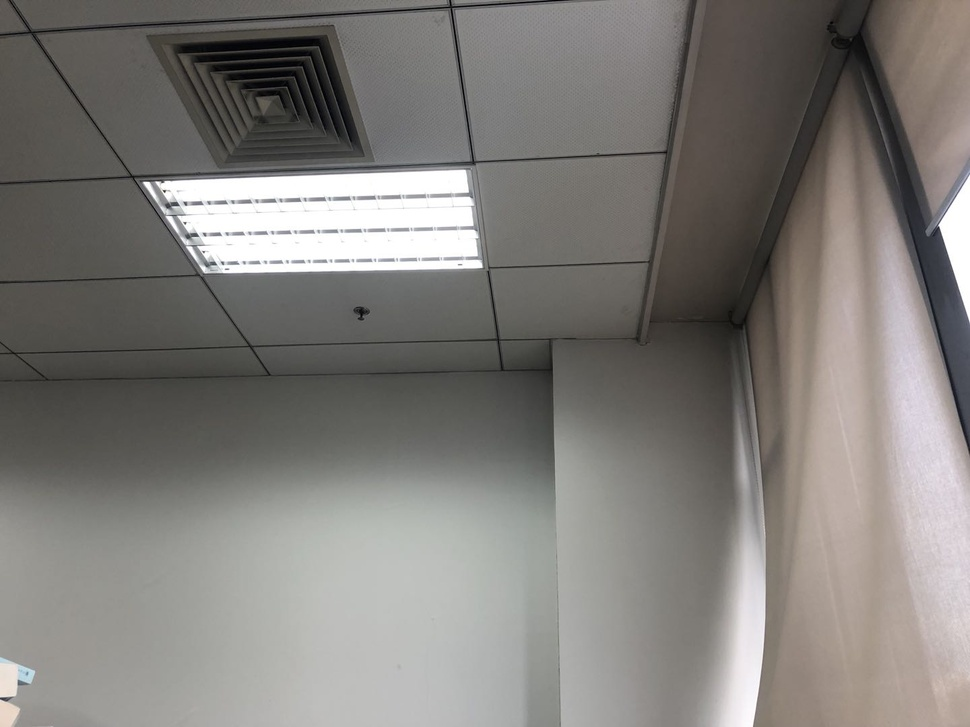
#> input picture input/indoor.jpeg, 970 x 727 px, shrunk from 1440 x 1080 before the run
$ python fld.py
#> lines starting #> are read from the running program, lines starting #| are printed output that depends on the picture; after the words box and inside, x2 and y2 are one past the last pixel; in counts of white or black regions, pixels touching at a corner belong together
# coding=utf-8
import cv2
import numpy as np

img0 = cv2.imread("./input/indoor.jpeg")
#> img0 is the input picture: shape (727, 970, 3); mean B, G, R 121.8, 125.4, 128.3
img = cv2.cvtColor(img0,cv2.COLOR_BGR2GRAY)

fld = cv2.ximgproc.createFastLineDetector()
dlines = fld.detect(img)
#> dlines = 487 rows, first 6: [13.1, 0, 32.48, 28.36], [34.01, 28.2, 59.99, 26.76], [453.1, 6.03, 450.5, 18.89], [453.2, 32.98, 451.8, 20.02], [682.6, 11.37, 689.4, 0.231], [696.9, 0.144, 639.7, 342.1]

for dline in dlines:
    x0 = int(round(dline[0][0]))
    y0 = int(round(dline[0][1]))
    x1 = int(round(dline[0][2]))
    y1 = int(round(dline[0][3]))
    cv2.line(img0, (x0, y0), (x1,y1), (0,255,0), 1, cv2.LINE_AA)
#> this loop made 487 passes
#> (dline, x0, y0, x1, y1) on passes 1 to 3: ([[13.1, 0, 32.48, 28.36]], 13, 0, 32, 28), ([[34.01, 28.2, 59.99, 26.76]], 34, 28, 60, 27), ([[453.1, 6.03, 450.5, 18.89]], 453, 6, 450, 19)
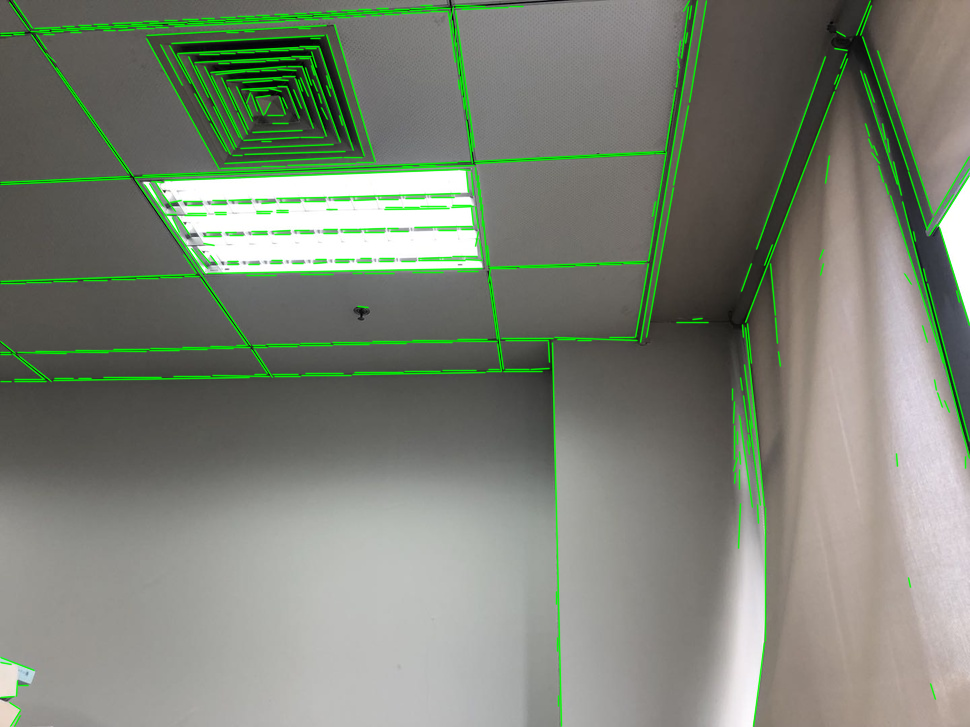
#> img0: shape (727, 970, 3); 7.45% of pixels changed, all inside (x1, y1, x2, y2) = (0, 0, 970, 727)

cv2.imwrite('./output/fld_indoor.jpg', img0)
cv2.imshow("FLD", img0)
cv2.waitKey(0)
cv2.destroyAllWindows()

$ run again, with input/raw_img.jpg copied over input/indoor.jpeg
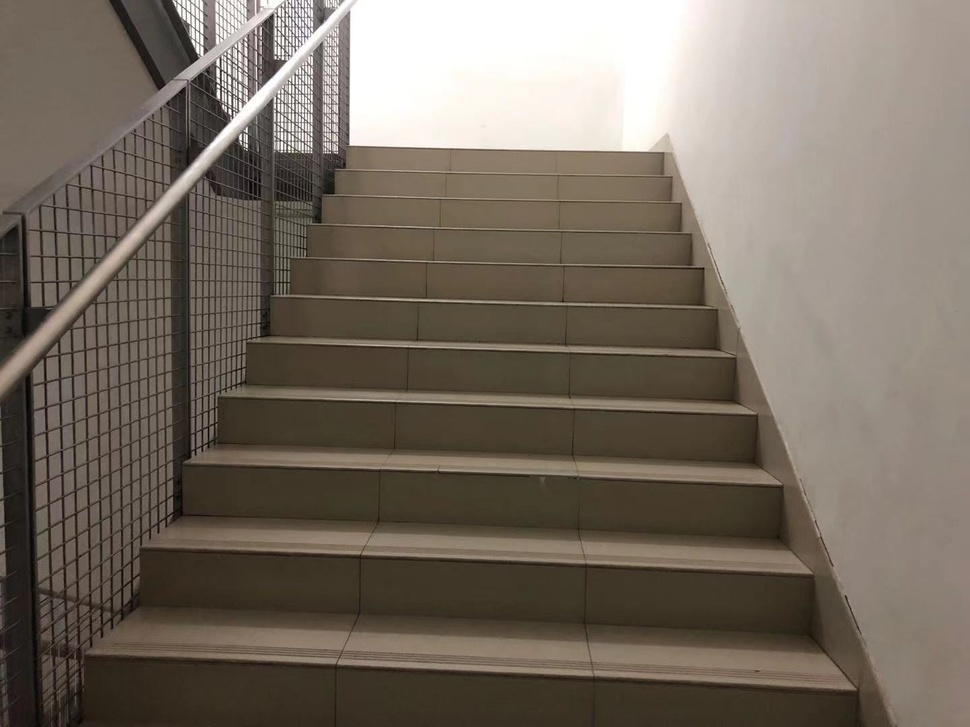
#> input picture input/raw_img.jpg, 970 x 727 px, shrunk from 1440 x 1080 before the run
#> img0 is the input picture: shape (727, 970, 3); mean B, G, R 96.4, 108, 118
#> `img = cv2.cvtColor(img0,cv2.COLOR_BGR2GRAY)`:
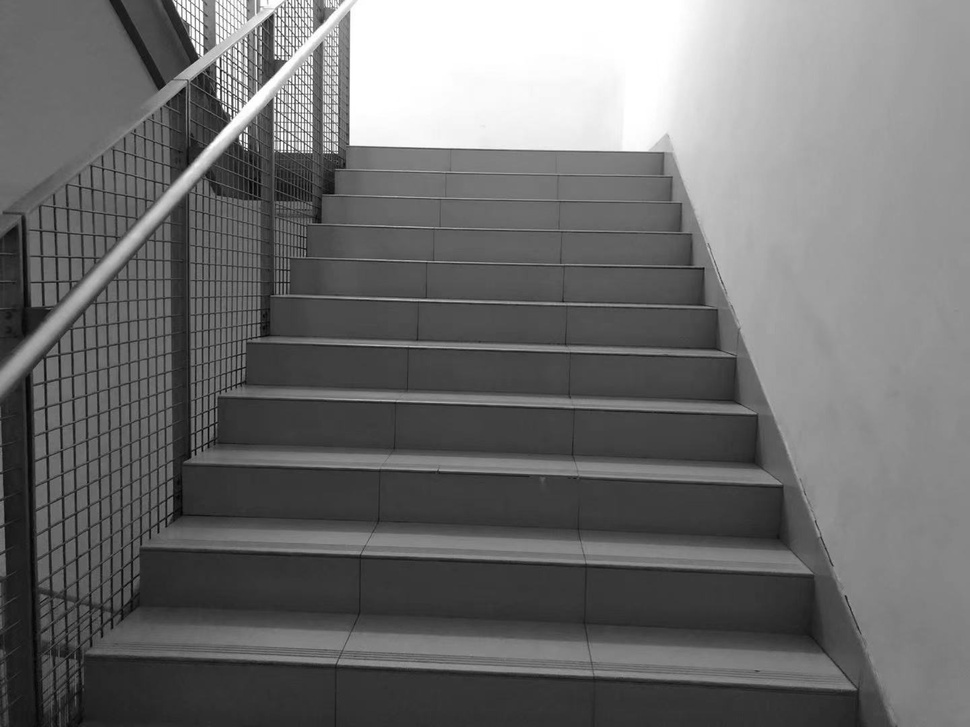
#> img: shape (727, 970); min 2, max 255, mean 109.7
#> dlines = 1472 rows, first 6: [159.1, 90.97, 109, 0.0149], [120.5, 0.261, 164.6, 81.65], [155.9, 0.0341, 159.6, 12.12], [190.3, 61.87, 160.3, 0.349], [171.5, 0.285, 181.8, 19.66], [188.6, 13.02, 188.9, 0]
#> the loop `for dline in dlines:` made 1472 passes
#> (dline, x0, y0, x1, y1) on passes 1 to 3: ([[159.1, 90.97, 109, 0.0149]], 159, 91, 109, 0), ([[120.5, 0.261, 164.6, 81.65]], 121, 0, 165, 82), ([[155.9, 0.0341, 159.6, 12.12]], 156, 0, 160, 12)
#> after the loop `for dline in dlines:`:
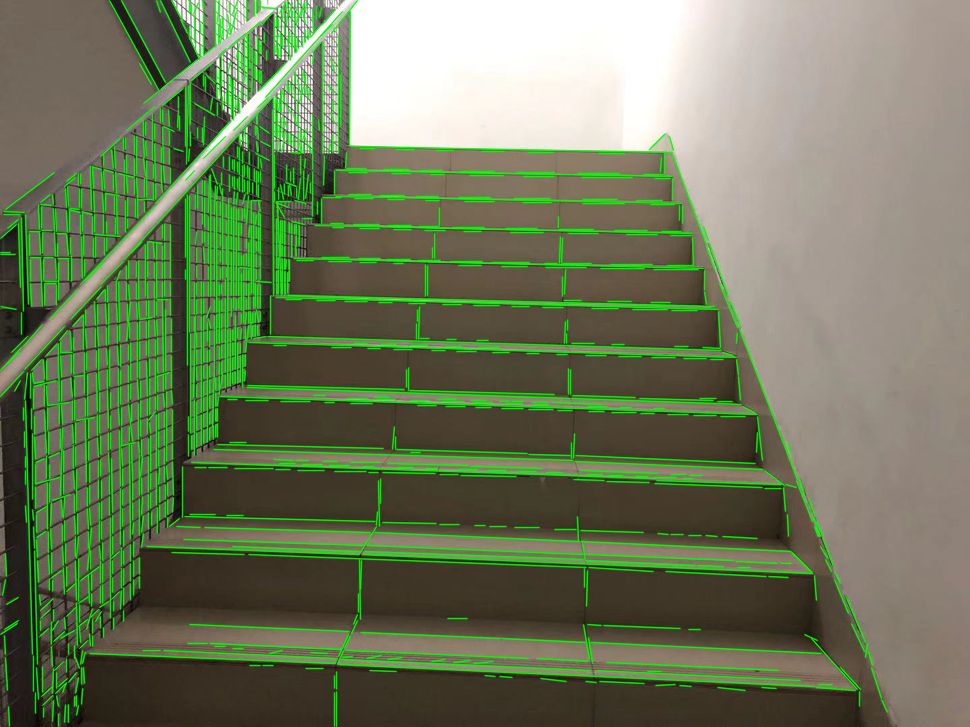
#> img0: shape (727, 970, 3); 17.26% of pixels changed, all inside (x1, y1, x2, y2) = (0, 0, 889, 727)
